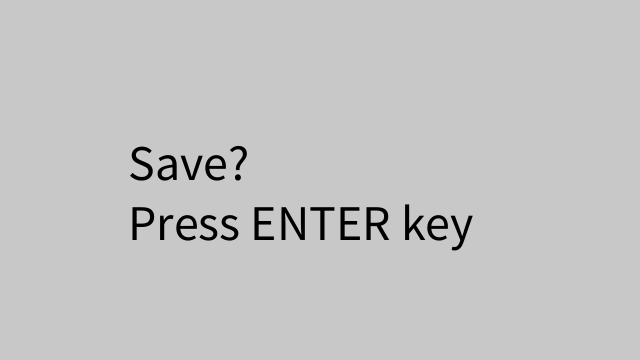
Frame 1 (no input)
Frame 60 (the mouse pressed at the canvas centre just before this capture): identical to frame 1, image omitted
Frame 120 (the mouse held since frame 60 and released just before this capture): identical to frame 1, image omitted

The Processing sketch that drew this single still picture (run headless with seeded random() and noise(); from frame 60 on, the mouse is pressed at the canvas centre):

// Processing sketch: outputImg
// ── outputImg.pde
void setup(){
  size(640, 360); //サイズ設定
}

void draw(){
  background(200);
  fill(0);
  textSize(50);
  text("Save?", width/5, height/2);
  text("Press ENTER key", width/5, height/2+60);
}

void keyPressed(){
  //エンターキーが押されたら
  if(keyCode == ENTER){
    String fileName= nf(year(), 2) + nf(month(), 2) + nf(day(), 2) +"-"+ nf(hour(), 2) + nf(minute(), 2)+nf(second(), 2);
    fileName += ".jpeg";
    save(fileName);
  }
}
